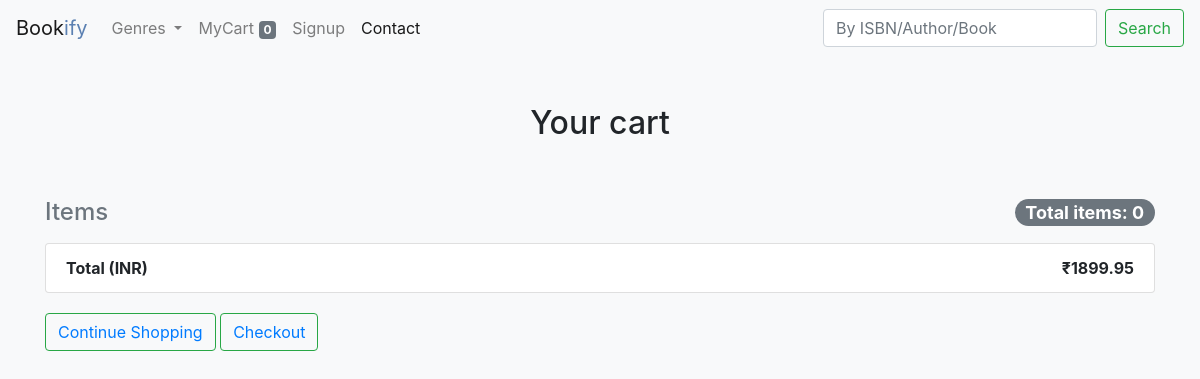
Before: /cart/ with the older database file.
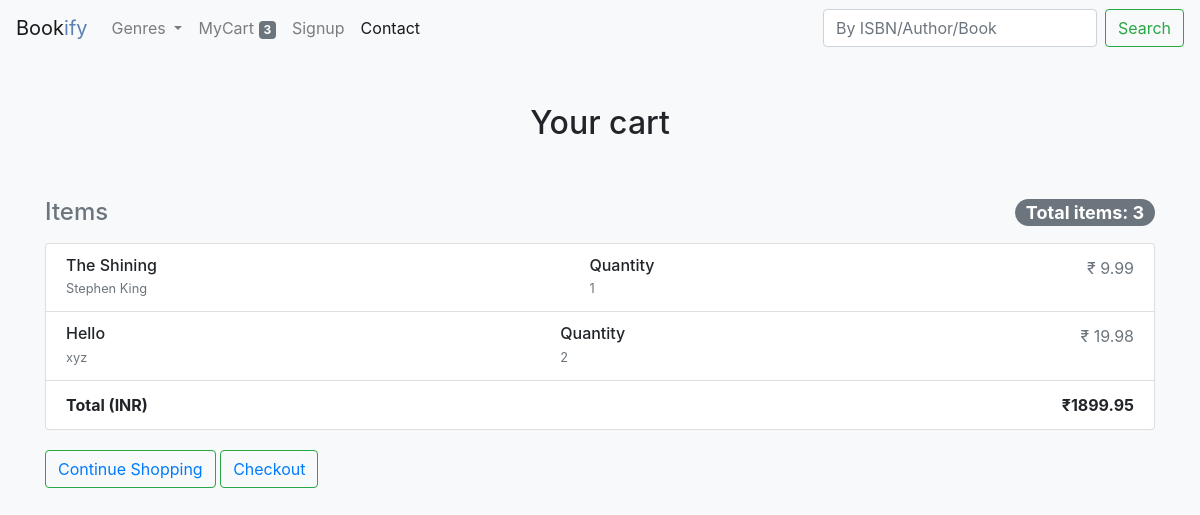
After: the same page with the newer database file.
### main/models.py (models this page shows, shortened)
class OrderItem(models.Model):
    book = models.OneToOneField(Book, on_delete=models.CASCADE, blank=True, null=True)
    quantity = models.IntegerField(default=0, null=True, blank=True)
    @property
    def total_price(self):
        if self.id:
            total = self.quantity * self.book.price
        else:
            total = 0
        return total

class Book(models.Model):
    book_name = models.CharField(max_length=50)
    book_image = models.ImageField(blank=True, null=True)
    author = models.CharField(max_length=50)
    book_description = models.TextField()
    isbn_no = models.IntegerField(blank=True)
    price = models.FloatField()
    rating = models.FloatField()
    availability = models.BooleanField(default=True)
    genre = models.ForeignKey(Genre, related_name='genres', on_delete=models.CASCADE)
    location = models.ForeignKey(Location, related_name='place', on_delete=models.CASCADE)
    user = models.ForeignKey(User, related_name='user_upload', on_delete=models.CASCADE)
    language = models.ForeignKey(Language, related_name='lang_books', on_delete=models.CASCADE)
    book_slug = models.SlugField(max_length=50, unique=True, default='')
    class Meta:
        ordering = ['-rating']

### main/views.py (the view)
# urls.py: path('cart/', views.cart, name='cart'),
def cart(request):
    all_order_items = OrderItem.objects.all()
    total_cart_items = 0
    for item in all_order_items:
        total_cart_items += item.quantity
    context = {'order_items': all_order_items,
               'total_items': total_cart_items}
    return render(request, 'cart.html', context)

### main/context_processors.py (called while the page is built)
def genres(request):
    all_genre = Genre.objects.all()
    all_order_item = OrderItem.objects.all()
    total_cart_items = 0
    for item in all_order_item:
        total_cart_items += item.quantity
    return {'all_genres': all_genre, 'item_count': total_cart_items}

### templates/cart.html (shortened to what this page needs)
{% extends 'base.html' %}
{% block content %}
  <body class="bg-light">
    <div class="container">
      <div class="py-5 text-center">
         <h2>Your cart</h2>
      </div>
  <div class="row">
    <div class="col-md-12 order-md-2 mb-4">
      <h4 class="d-flex justify-content-between align-items-center mb-3">
        <span class="text-muted">Items</span>
        <span class="badge badge-secondary badge-pill">Total items: {{ total_items }}</span>
      </h4>
      <ul class="list-group mb-3">
        {% for item in order_items %}
        <li class="list-group-item d-flex justify-content-between lh-condensed">
              <div>
                <h6 class="my-0">{{ item.book.book_name }}</h6>
                <small class="text-muted">{{ item.book.author }}</small>
              </div>
              <div>
                <h6 class="my-0">Quantity</h6>
                <small class="text-muted">{{ item.quantity }}</small>
              </div>
              <span class="text-muted">&#8377; {{ item.total_price }}</span>
        </li>
        {% endfor %}
        <li class="list-group-item d-flex justify-content-between">
            <span><b>Total (INR)</b></span>
          <strong>&#8377;1899.95</strong>
        </li>
      </ul>
      <button class="btn btn-outline-success my-1 my-sm-0" type="submit"> <a href="{% url 'main:home' %}">Continue Shopping</a></button>
      <button class="btn btn-outline-success my-1 my-sm-8" type="submit"><a href="{% url 'main:address' %}">Checkout</a></button>
    </div>
  </div>
{% endblock %}

Changed rows visible on the page:
added OrderItem: book.book_name "The Shining", book.author "Stephen King", quantity "1", total_price "9.99"
added OrderItem: book.book_name "Hello", book.author "xyz", quantity "2", total_price "19.98"
Other visible differences:
{{ item_count }}: "0" → "3"
{{ total_items }}: "0" → "3"
